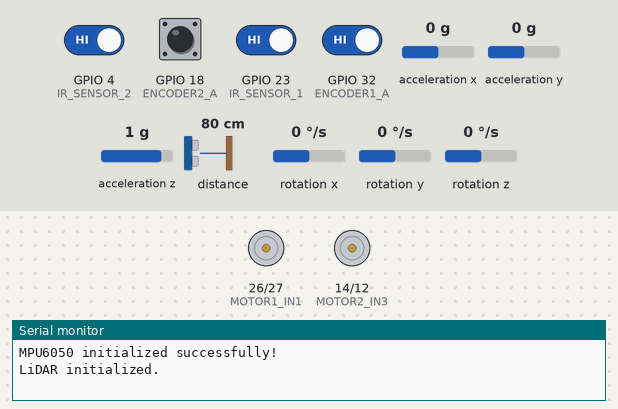
This sketch was run on a simulated ESP32. On the bench: motor-driver pin pairs drawn as motors (green arrow = first pin HIGH = forward, orange = second pin HIGH = backward, longer = more drive, scaled by the enable pin), the last lines printed to the serial monitor. Inputs (shaded band) come from the test bench; at power-on: GPIO 4 (IR_SENSOR_2), GPIO 18 (ENCODER2_A), GPIO 23 (IR_SENSOR_1), GPIO 32 (ENCODER1_A) HIGH, rotation z 0 °/s, acceleration x 0 g, acceleration y 0 g, acceleration z 1 g, distance to the obstacle 80 cm, rotation x 0 °/s, rotation y 0 °/s. Random numbers use the default seed unless the sketch sets one.

Above: at 2.2 s.
2.3 s: rotation z set to -16 °/s
At 5.0 s:
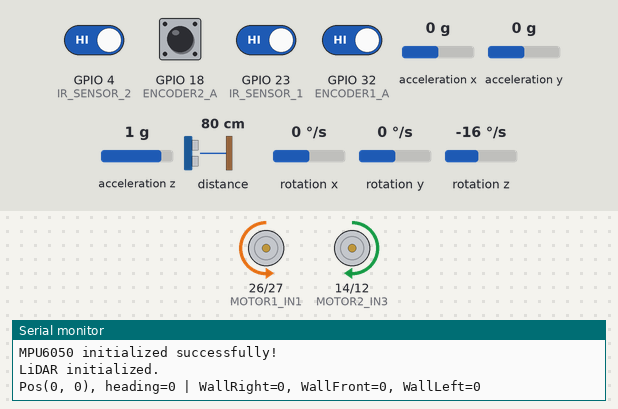
8.7 s: rotation z set to -18 °/s
At 9.6 s:
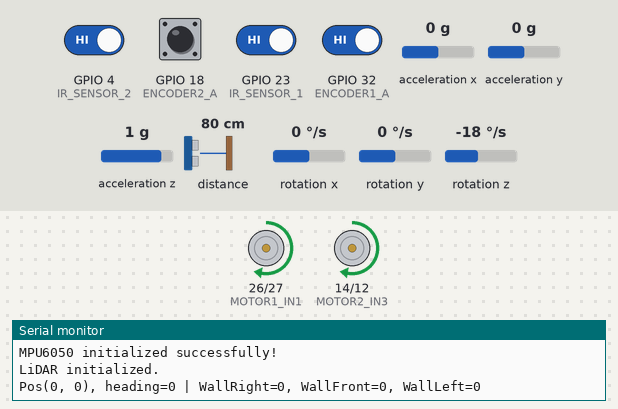
10.6 s: GPIO 18 (ENCODER2_A) pulsed LOW 2 times (0.12 s each, 0.3 s apart)
15.1 s: GPIO 18 (ENCODER2_A) pulsed LOW 5 times (0.12 s each, 0.3 s apart)
At 22.2 s:
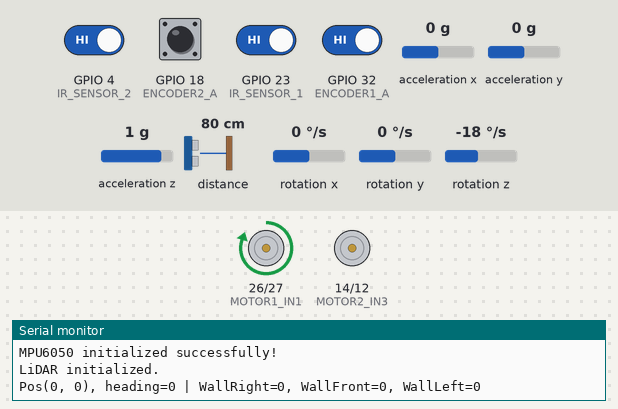
Timing chart, 0 to 23.7 s (numbered marks = the images above; inputs shaded):
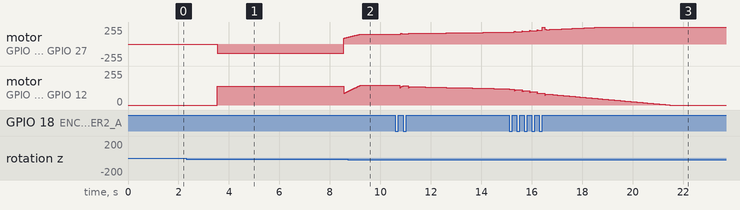

Measured:
- the behaviour switches between -17 and -18 °/s on rotation z (found by bisection; images 1 and 2)

The sketch:

Interface_project.ino
```cpp
#include <Arduino.h>
#include <driver/ledc.h>
#include <Wire.h>
#include <MPU6050.h>
#include <VL53L0X.h>
#include <WiFi.h>
#include <WebServer.h>
#include "BluetoothSerial.h"

// --------------------------
// Bluetooth Configuration
// --------------------------
BluetoothSerial SerialBT;

// --------------------------
// Motor Control Pin Definitions
// --------------------------
#define MOTOR1_IN1 26
#define MOTOR1_IN2 27
#define MOTOR1_ENA 25  // PWM-capable GPIO pin

#define MOTOR2_IN3 14
#define MOTOR2_IN4 12
#define MOTOR2_ENA 13  // PWM-capable GPIO pin

// --------------------------
// Encoder Pin Definitions
// --------------------------
#define ENCODER1_A 32
#define ENCODER1_B 33
#define ENCODER2_A 18
#define ENCODER2_B 19

// IR sensor pins
#define IR_SENSOR_1 23
#define IR_SENSOR_2 4

// I2C pins
#define I2C_SDA 21
#define I2C_SCL 22

// VL53L0X object
VL53L0X lidar;

// --------------------------
// Global Variables
// --------------------------
MPU6050 mpu;

float yaw = 0; // Yaw angle
float Kp = 4.3199, Ki = 2.4, Kd = 2.755;
const float derivativeAlpha = 0.1;
float prev_error = 0;
int Base_PWM = 130;
float cycleError = 0;
volatile int encoder_left_count = 0;
volatile int encoder_right_count = 0;
const float wheel_diameter = 4.4;
const int PPR = 210;
const float wheel_circumference = 3.14159 * wheel_diameter;

// PID State Variables
float integral   = 0.0;
float derivative = 0.0;
unsigned long lastTime = 0;
const float maxIntegral = 1000.0;

float desiredYawAngle = 0;
float gyroBiasZ = 0;

// *** ADDED *** Maze size, robot state, visited array
static const int MAZE_WIDTH  = 8;
static const int MAZE_HEIGHT = 8;

// Robot heading: 0=N, 1=E, 2=S, 3=W
int robotX = 0;       // Start at leftmost bottom cell => (0,0)
int robotY = 0;       //
int robotHeading = 0; // 0=N (facing upward in standard 2D grid)
bool visited[MAZE_WIDTH][MAZE_HEIGHT]; // track visited cells

// --------------------------
// LEDC (PWM) Configuration
// --------------------------
void configureLEDC(uint8_t channel, uint8_t pin, uint32_t freq, uint8_t resolution) {
  // Configure LEDC timer
  ledc_timer_config_t ledcTimer = {
    .speed_mode       = LEDC_LOW_SPEED_MODE,
    .duty_resolution  = (ledc_timer_bit_t)resolution,
    .timer_num        = LEDC_TIMER_0,
    .freq_hz          = freq,
    .clk_cfg          = LEDC_AUTO_CLK
  };
  ledc_timer_config(&ledcTimer);

  // Configure LEDC channel
  ledc_channel_config_t ledcConfig = {
    .gpio_num       = pin,
    .speed_mode     = LEDC_LOW_SPEED_MODE,
    .channel        = (ledc_channel_t)channel,
    .intr_type      = LEDC_INTR_DISABLE,
    .timer_sel      = LEDC_TIMER_0,
    .duty           = 0,
    .hpoint         = 0
  };
  ledc_channel_config(&ledcConfig);
}

// --------------------------
// LiDAR Functions
// --------------------------
void initLiDAR() {
  Wire.begin(I2C_SDA, I2C_SCL);
  if (!lidar.init()) {
    Serial.println("Failed to initialize VL53L0X!");
    while (1);
  }
  lidar.setTimeout(500);
  lidar.startContinuous();
  Serial.println("LiDAR initialized.");
}

int readLiDAR() {
  int distance = lidar.readRangeContinuousMillimeters();
  if (lidar.timeoutOccurred()) {
    Serial.println("LiDAR timeout!");
    return -1;
  }
  return distance;
}

// --------------------------
// Motor & Encoder
// --------------------------
void setMotorSpeed(int leftSpeed, int rightSpeed) {
  leftSpeed  = constrain(leftSpeed, -255, 255);
  rightSpeed = constrain(rightSpeed, -255, 255);

  int leftDuty  = abs(leftSpeed);
  int rightDuty = abs(rightSpeed);

  ledc_set_duty(LEDC_LOW_SPEED_MODE, (ledc_channel_t)0, leftDuty);
  ledc_update_duty(LEDC_LOW_SPEED_MODE, (ledc_channel_t)0);

  ledc_set_duty(LEDC_LOW_SPEED_MODE, (ledc_channel_t)1, rightDuty);
  ledc_update_duty(LEDC_LOW_SPEED_MODE, (ledc_channel_t)1);
}

void updateEncoderLeft()  { encoder_left_count++; }
void updateEncoderRight() { encoder_right_count++; }

void initialize_motors() {
  // Forward direction
  digitalWrite(MOTOR1_IN1, HIGH);
  digitalWrite(MOTOR1_IN2, LOW);
  digitalWrite(MOTOR2_IN3, HIGH);
  digitalWrite(MOTOR2_IN4, LOW);
  setMotorSpeed(Base_PWM, Base_PWM);
}

void stopMotors() {
  digitalWrite(MOTOR1_IN1, LOW);
  digitalWrite(MOTOR1_IN2, LOW);
  digitalWrite(MOTOR2_IN3, LOW);
  digitalWrite(MOTOR2_IN4, LOW);
  setMotorSpeed(0, 0);
}

// --------------------------
// MPU (Gyro) Functions
// --------------------------
void initializeMPU6050() {
  Wire.begin();
  mpu.initialize();
  if (!mpu.testConnection()) {
    Serial.println("MPU6050 connection failed");
    return;
  }
  Serial.println("MPU6050 initialized successfully!");
}

float readYaw() {
  static unsigned long lastTime = 0;
  if (lastTime == 0) lastTime = micros();

  int16_t gx, gy, gz;
  mpu.getRotation(&gx, &gy, &gz);

  float gyroZ = (gz / 131.0f) - gyroBiasZ; // Subtract bias

  unsigned long currentTime = micros();
  float deltaTime = (currentTime - lastTime) / 1000000.0f;
  lastTime = currentTime;
  if (deltaTime <= 0.0f || deltaTime > 1.0f) {
    deltaTime = 0.01f;
  }

  yaw += gyroZ * deltaTime;
  // wrap yaw in [0..360)
  if (yaw >= 360.0f) yaw -= 360.0f;
  if (yaw < 0.0f)    yaw += 360.0f;

  SerialBT.printf("Yaw: %.2f, GyroZ: %.2f, DeltaTime: %.6f\n", yaw, gyroZ, deltaTime);
  return yaw;
}

// --------------------------
// Basic PID update
// --------------------------
void updatePID(float error) {
  unsigned long currentTime = millis();
  float deltaTime = (currentTime - lastTime) / 1000.0f;
  if (deltaTime <= 0.0f) deltaTime = 0.01f;

  integral += error * deltaTime;
  integral = constrain(integral, -maxIntegral, maxIntegral);

  float derivativeRaw = (error - prev_error) / deltaTime;
  derivative = derivativeAlpha * derivativeRaw + (1.0f - derivativeAlpha) * derivative;

  prev_error = error;
  lastTime   = currentTime;
}

// --------------------------
// moveForward(...) with ramp & correction
// --------------------------

void moveForward(float target_distance) {

  // Reset encoder counts
  encoder_left_count = 0;
  encoder_right_count = 0;

  // --- Local (Distance) PID State Variables ---
  float distanceIntegral = 0;
  float distancePrevError = 0;
  unsigned long lastTimeDist = millis();

  // --- PID Gains (tune these values as needed) ---
  // Distance PID gains
  float Kp_dist = Kp;
  float Ki_dist = Ki;
  float Kd_dist = Kd;

  // Heading PID gains (for the correction; these work with your updatePID function)
  float Kp_head = Kp;
  float Ki_head = Ki;
  float Kd_head = Kd;

  // --- Reset the global PID state for heading (used by updatePID) ---
  integral = 0;
  prev_error = 0;
  derivative = 0;
  lastTime = millis();

  // Start moving forward (initialize motor direction to forward)
  initialize_motors();

  while (true) {
    // 1. Calculate distance traveled using the average of the encoder counts
    int avgPulses = (encoder_left_count + encoder_right_count) / 2;
    float distanceTraveled = (avgPulses / (float)PPR) * wheel_circumference;

    // Compute distance error (how far remaining)
    float distError = target_distance - distanceTraveled;

    // If the error is small enough (within 0.5 cm), we're done.
    if (fabs(distError) < 0.5) {
      break;
    }

    // 2. Compute the time step for the distance PID
    unsigned long currentTime = millis();
    float dt = (currentTime - lastTimeDist) / 1000.0f;
    if (dt < 0.01f) dt = 0.01f;
    lastTimeDist = currentTime;

    // 3. Distance PID Calculations (local variables)
    distanceIntegral += distError * dt;
    float distanceDerivative = (distError - distancePrevError) / dt;
    float forwardCommand = (Kp_dist * distError) + (Ki_dist * distanceIntegral) + (Kd_dist * distanceDerivative);
    distancePrevError = distError;

    // Constrain the forward command (this is the desired base speed)
    forwardCommand = constrain(forwardCommand, 0, 150);

    // 4. Heading Correction using your ready PID function:
    // Calculate a heading error based on the difference between left and right encoders.
    float headingError = (float)encoder_left_count - (float)encoder_right_count;
    updatePID(headingError);  // This updates the global variables: integral, prev_error, derivative.
    float headingCorrection = (Kp_head * headingError) + (Ki_head * integral) + (Kd_head * derivative);

    // 5. Combine the two: adjust the left/right speeds to maintain heading while moving forward.
    int leftSpeed  = constrain((int)(forwardCommand - headingCorrection), 0, 255);
    int rightSpeed = constrain((int)(forwardCommand + headingCorrection), 0, 255);

    setMotorSpeed(leftSpeed, rightSpeed);
    delay(5);
  }

  stopMotors();
}

// --------------------------
// Turn Right / Turn Left
// --------------------------

// Helper: smallest angular difference in [-180..180]
float angleDiff(float from, float to) {
  float diff = fmodf((to - from + 540.0f), 360.0f) - 180.0f;
  return diff;
}

void turnRight(float targetAngle) {
  float initialYaw = readYaw();
  float rawTarget = initialYaw - targetAngle;
  if (rawTarget < 0)   rawTarget += 360.0f;
  if (rawTarget >= 360.0f) rawTarget -= 360.0f;

  float currentYaw = initialYaw;

  // Reset PID
  integral = 0;
  prev_error = 0;
  derivative = 0;
  lastTime = millis();

  unsigned long startTime = millis();
  SerialBT.printf("Turning Right: InitialYaw=%.2f, TargetYaw=%.2f\n", initialYaw, rawTarget);

  while (true) {
    if (millis() - startTime > 5000) {
      SerialBT.println("Turn Timeout! Stopping Motors.");
      stopMotors();
      break;
    }

    currentYaw = readYaw();
    float error = angleDiff(currentYaw, rawTarget);

    if (fabs(error) < 3.0f) {
      SerialBT.println("Turn Completed.");
      stopMotors();
      break;
    }

    updatePID(error);
    if (integral > 100)  integral = 100;
    if (integral < -100) integral = -100;

    float correction = (Kp * error) + (Ki * integral) + (Kd * derivative);

    // negative => turn right, positive => turn left
    int leftDir  = (correction > 0) ? LOW : HIGH;
    int rightDir = (correction > 0) ? HIGH : LOW;
    digitalWrite(MOTOR1_IN1, leftDir);
    digitalWrite(MOTOR1_IN2, !leftDir);
    digitalWrite(MOTOR2_IN3, rightDir);
    digitalWrite(MOTOR2_IN4, !rightDir);

    int turnSpeed = 50 + (int)fabs(correction);
    turnSpeed = constrain(turnSpeed, 50, 140);

    setMotorSpeed(turnSpeed, -turnSpeed);
    delay(10);
  }

  // *** MODIFIED *** Update heading
  robotHeading = (robotHeading + 1) % 4;
}

void turnLeft(float targetAngle) {
  float initialYaw = readYaw();
  float rawTarget = initialYaw + targetAngle;
  if (rawTarget < 0)      rawTarget += 360.0f;
  if (rawTarget >= 360.0f) rawTarget -= 360.0f;

  float currentYaw = initialYaw;

  integral = 0;
  prev_error = 0;
  derivative = 0;
  lastTime = millis();

  unsigned long startTime = millis();
  SerialBT.printf("Turning Left: InitialYaw=%.2f, TargetYaw=%.2f\n", initialYaw, rawTarget);

  while (true) {
    if (millis() - startTime > 5000) {
      SerialBT.println("Turn Timeout! Stopping Motors.");
      stopMotors();
      break;
    }

    currentYaw = readYaw();
    float error = angleDiff(currentYaw, rawTarget);

    if (fabs(error) < 3.0f) {
      SerialBT.println("Turn Completed.");
      stopMotors();
      break;
    }

    updatePID(error);
    if (integral > 100)  integral = 100;
    if (integral < -100) integral = -100;

    float correction = (Kp * error) + (Ki * integral) + (Kd * derivative);

    int leftDir  = (correction > 0) ? LOW : HIGH;
    int rightDir = (correction > 0) ? HIGH : LOW;
    digitalWrite(MOTOR1_IN1, leftDir);
    digitalWrite(MOTOR1_IN2, !leftDir);
    digitalWrite(MOTOR2_IN3, rightDir);
    digitalWrite(MOTOR2_IN4, !rightDir);

    int turnSpeed = 50 + (int)fabs(correction);
    turnSpeed = constrain(turnSpeed, 50, 140);

    setMotorSpeed(-turnSpeed, turnSpeed);
    delay(10);
  }

  // *** MODIFIED *** Update heading
  // Turning left is heading = (heading + 3) % 4
  // (equivalent to heading-1 mod 4)
  robotHeading = (robotHeading + 3) % 4;
}

// --------------------------
// Maze / Sensor functions
// --------------------------
int API_mazeWidth()  { return 8; }
int API_mazeHeight() { return 8; }

int API_wallFront() {
  int distance = readLiDAR();
  return (distance > 0 && distance < 130);
}

int API_wallRight() {
  int irRight = digitalRead(IR_SENSOR_1);
  // If your IR hardware returns HIGH for "wall" or "no wall," adapt as needed.
  return (irRight == LOW); // e.g. LOW means no wall or vice versa
}

int API_wallLeft() {
  int irLeft = digitalRead(IR_SENSOR_2);
  return (irLeft == LOW);
}

/*Heading 0 => 𝑦++  heading 1 => 𝑥++ heading 2 => 𝑦−− heading 3 => 𝑥−−*/
bool inCenter(int x, int y) {
  // The 4 center cells for an 8x8: (3,3), (3,4), (4,3), (4,4)
  if ((x == 2) && (y == 3)) {
    return true;
  }
  return false;
}

// *** ADDED *** After moving 1 cell forward, update (robotX, robotY)
void updatePosition() {
  // robotHeading: 0=N, 1=E, 2=S, 3=W
  if (robotHeading == 0) {
    robotY = min(robotY + 1, MAZE_HEIGHT - 1);
  } else if (robotHeading == 1) {
    robotX = min(robotX + 1, MAZE_WIDTH - 1);
  } else if (robotHeading == 2) {
    robotY = max(robotY - 1, 0);
  } else if (robotHeading == 3) {
    robotX = max(robotX - 1, 0);
  }
  visited[robotX][robotY] = true;
}

// --------------------------
// Right-Hand Rule Maze Logic
// --------------------------

void rightHandRule() {
  // *** ADDED *** Mark start as visited
  robotX = 0;
  robotY = 0;
  robotHeading = 0;
  for (int i = 0; i < MAZE_WIDTH; i++) {
    for (int j = 0; j < MAZE_HEIGHT; j++) {
      visited[i][j] = false;
    }
  }
  visited[0][0] = true;

  delay(2000);

  while (true) {
    // If we've reached the center, stop.
    if (inCenter(robotX, robotY)) {
      Serial.println("Reached the center goal!");
      stopMotors();
      break;
    }

    bool wallRight  = API_wallRight();
    bool wallFront  = API_wallFront();
    bool wallLeft   = API_wallLeft();

    Serial.print("Pos("); Serial.print(robotX); Serial.print(", ");
    Serial.print(robotY); Serial.print("), heading=");
    Serial.print(robotHeading);
    Serial.print(" | WallRight="); Serial.print(wallRight);
    Serial.print(", WallFront="); Serial.print(wallFront);
    Serial.print(", WallLeft="); Serial.println(wallLeft);

    if (!wallRight && !wallLeft) {
      // Both left and right are open, choose randomly
      int randomChoice = random(2);  // Generates 0 or 1
      if (randomChoice == 0) {
        delay(500);
        turnRight(90);
        updatePosition();
      }
      else {
        delay(500);
        turnLeft(90);
        updatePosition();
      }
      moveForward(20);

    }

    else if (!wallRight) {
      // Turn right, move forward 1 cell
      delay(500);
      Serial.println("Right is open => Turn Right + Forward");
      turnRight(90);
      updatePosition(); // *** ADDED ***
      moveForward(19.6);
    }
    else if (!wallFront) {
      // Move forward
      delay(500);
      Serial.println("Forward is open => Move Forward");
      moveForward(19.6);
      updatePosition(); // *** ADDED ***
    }
    else if (!wallLeft) {
      // Turn left, move forward 1 cell
      delay(500);
      Serial.println("Left is openzz => Turn Left + Forward");
      turnLeft(90);
      updatePosition(); // *** ADDED ***
      moveForward(19.6);
    }
    else {
      // Dead end => turn around 180
      Serial.println("Dead End => Turn around");
      turnRight(180);
      robotHeading == 3;
      // Move forward 1 cell (optional)
      updatePosition();
      moveForward(19.6);

    }
    delay(500);
  }
}

// --------------------------
// Setup & Loop
// --------------------------
void setup() {
  Serial.begin(115200);
  delay(1000);

  pinMode(MOTOR1_IN1, OUTPUT);
  pinMode(MOTOR1_IN2, OUTPUT);
  pinMode(MOTOR2_IN3, OUTPUT);
  pinMode(MOTOR2_IN4, OUTPUT);
  pinMode(MOTOR1_ENA, OUTPUT);
  pinMode(MOTOR2_ENA, OUTPUT);

  configureLEDC(0, MOTOR1_ENA, 5000, 8);
  configureLEDC(1, MOTOR2_ENA, 5000, 8);

  pinMode(ENCODER1_A, INPUT_PULLUP);
  pinMode(ENCODER2_A, INPUT_PULLUP);

  attachInterrupt(digitalPinToInterrupt(ENCODER1_A), updateEncoderLeft, RISING);
  attachInterrupt(digitalPinToInterrupt(ENCODER2_A), updateEncoderRight, RISING);

  // IR sensors
  pinMode(IR_SENSOR_1, INPUT_PULLUP);
  pinMode(IR_SENSOR_2, INPUT_PULLUP);

  initializeMPU6050();
  initLiDAR();

}

void loop() {
  // Right-hand rule solver
   rightHandRule();

  // Once done, do nothing
  while (1) {
    delay(1000);
  }
}
```
